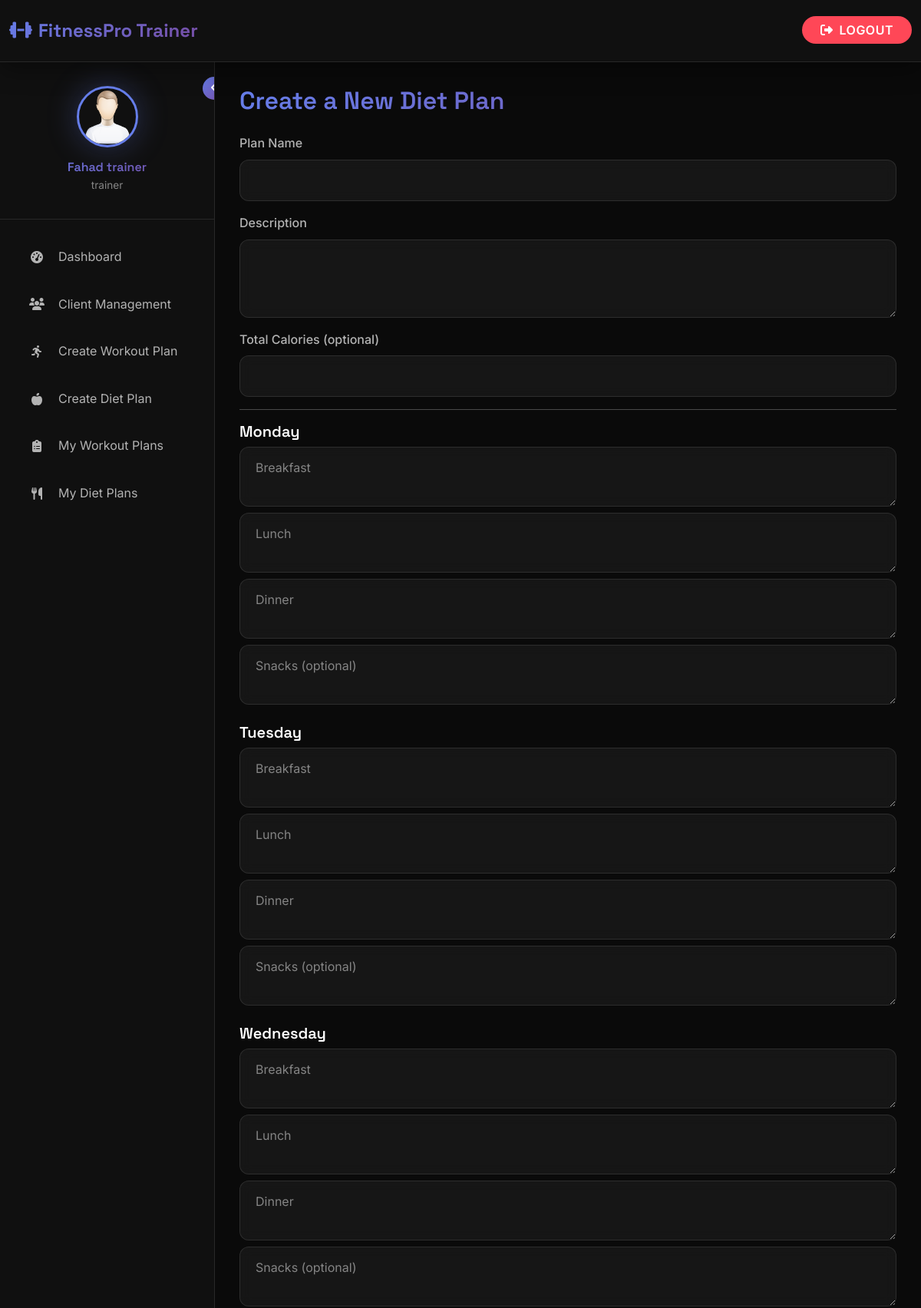
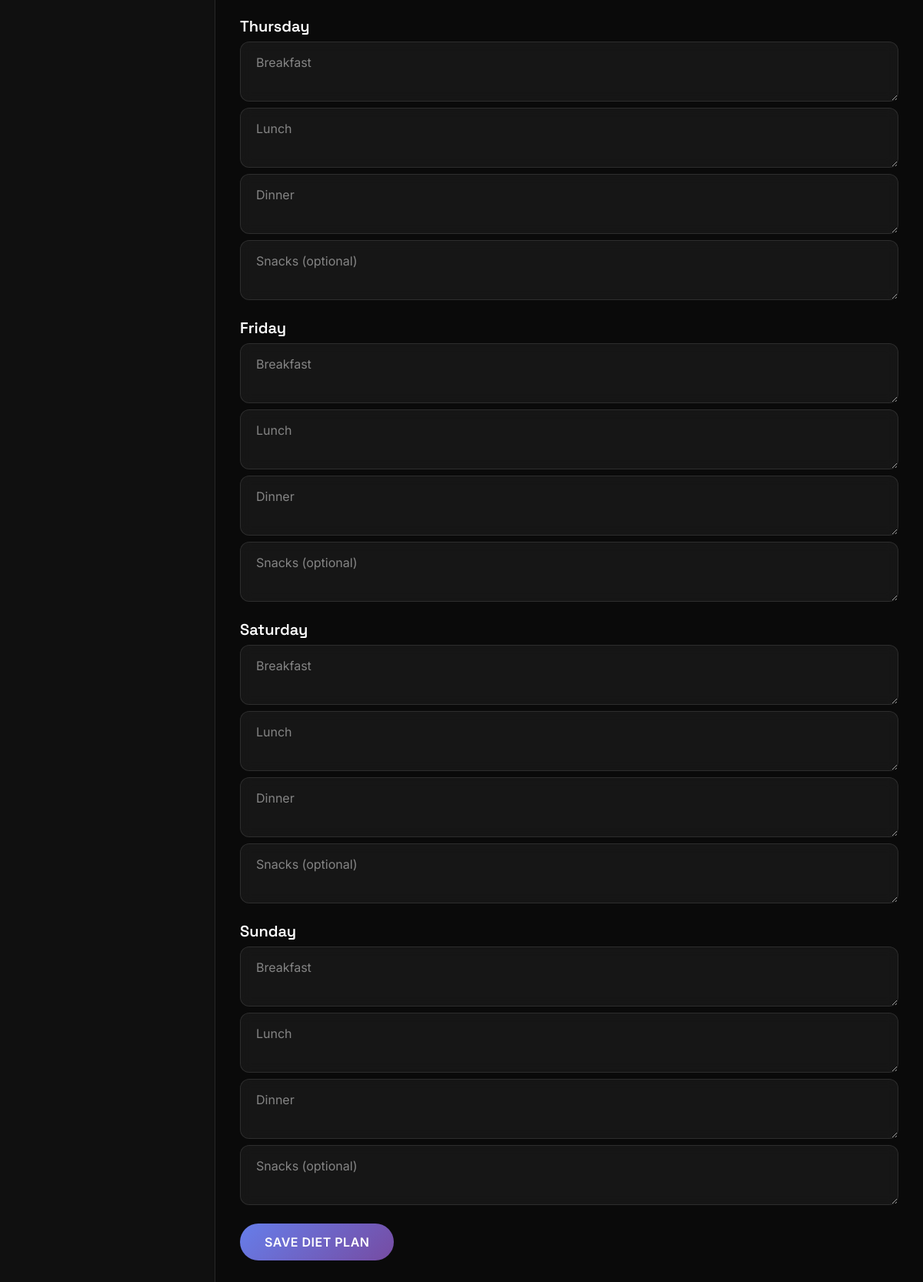
Screenshot of /trainer/create_diet_plan (signed in) with the database file from the repository (2 pictures, top to bottom).
### gym_management/gym_app/models.py (models this page shows, shortened)
class Trainer(models.Model):
    first_name = models.CharField(max_length=50)
    last_name = models.CharField(max_length=50)
    email = models.CharField(max_length=50, null=True, blank=True)
    phone_number = models.CharField(max_length=20)
    username = models.CharField(max_length=150, unique=True)
    password = models.CharField(max_length=100)
    specialization = models.CharField(max_length=200, null=True, blank=True)
    image = models.ImageField(upload_to="trainers/", default="trainers/default.png", null=True, blank=True)
    created_at = models.DateTimeField(auto_now_add=True)

### gym_management/gym_app/views.py (the view, shortened to what this page needs)
# urls.py: path('trainer/create_diet_plan', views.create_diet_plan, name='create_diet_plan'),
def create_diet_plan(request):
    if 'trainer_id' not in request.session:
        return redirect('/trainer_login')
    trainer = Trainer.objects.get(id=request.session['trainer_id'])
    return render(request, 'trainer/create_diet_plan.html', {'trainer': trainer, 'days_of_week': DAYS_OF_WEEK})

### gym_management/gym_app/context_processors.py (called while the page is built)
def logged_in_user(request):
    user = None
    trainer = None
    if request.session.get('user_id'):
        try:
            user = Gym_user.objects.get(id=request.session['user_id'])
        except Gym_user.DoesNotExist:
            user = None
    elif request.session.get('trainer_id'):
        try:
            trainer = Trainer.objects.get(id=request.session['trainer_id'])
        except Trainer.DoesNotExist:
            trainer = None
    return {'logged_in_user': user, 'logged_in_trainer': trainer}

def gym_info_context(request):
    gym_info = GymInfo.objects.first()
    return {
        'gym_info': gym_info
    }

### gym_management/gym_app/templates/trainer/create_diet_plan.html (shortened to what this page needs)
{% extends 'base_trainer.html' %}
{% block content %}
<h2 class="gradient-text mb-4">Create a New Diet Plan</h2>
<form method="post">
  <div class="mb-3">
    <label class="form-label">Plan Name</label>
    <input type="text" name="name" class="form-control" required>
  </div>
  <div class="mb-3">
    <label class="form-label">Description</label>
    <textarea name="description" class="form-control" rows="3"></textarea>
  </div>
  <div class="mb-3">
    <label class="form-label">Total Calories (optional)</label>
    <input type="number" name="total_calories" class="form-control">
  </div>
  <hr>
  {% for day in days_of_week %}
  <h5>{{ day }}</h5>
  <textarea name="breakfast_{{ day }}" class="form-control mb-2" placeholder="Breakfast"></textarea>
  <textarea name="lunch_{{ day }}" class="form-control mb-2" placeholder="Lunch"></textarea>
  <textarea name="dinner_{{ day }}" class="form-control mb-2" placeholder="Dinner"></textarea>
  <textarea name="snacks_{{ day }}" class="form-control mb-4" placeholder="Snacks (optional)"></textarea>
  {% endfor %}
  <button class="btn btn-primary">Save Diet Plan</button>
</form>
{% endblock %}

### gym_management/gym_app/templates/base_trainer.html (shortened to what this page needs)
{% load static %}
<!DOCTYPE html>
<html lang="en">
<head>
    <link href="https://cdn.jsdelivr.net/npm/bootstrap@5.3.2/dist/css/bootstrap.min.css" rel="stylesheet">
    <link rel="stylesheet" href="https://cdnjs.cloudflare.com/ajax/libs/font-awesome/6.5.0/css/all.min.css">
    <link href="https://unpkg.com/aos@2.3.1/dist/aos.css" rel="stylesheet">
</head>
<body>
    <div class="admin-wrapper">
        <nav class="navbar navbar-expand-lg admin-navbar">
            <div class="container-fluid">
                <a class="navbar-brand" href="{% url 'trainer_dashboard' %}">
                    <i class="fas fa-dumbbell me-2"></i>FitnessPro Trainer
                </a>
                <div class="ms-auto">
                    <a href="{% url 'logout' %}" class="logout-btn">
                        <i class="fas fa-sign-out-alt me-2"></i>Logout
                    </a>
                </div>
            </div>
        </nav>
        <aside class="admin-sidebar" id="adminSidebar">
            <button class="sidebar-toggle d-none d-lg-block" onclick="toggleSidebar()">
                <i class="fas fa-angle-left" id="toggleIcon"></i>
            </button>
            <div class="admin-user-info">
                <div class="admin-user-avatar-container" id="trainer-avatar-container">
                    {% if trainer.image %}
                        <img src="{{ trainer.image.url }}" class="admin-user-avatar" id="trainer-profile-avatar" alt="Trainer Avatar">
                    {% else %}
                        <img src="{% static 'images/find_user.png' %}" class="admin-user-avatar" id="trainer-profile-avatar" alt="Trainer Avatar">
                    {% endif %}
                </div>
                <div class="trainer-details">
                    <h6 class="gradient-text">{{ trainer.first_name }} {{ trainer.last_name }}</h6>
                    <small   style = "color : var(--text-muted)"  >{{ trainer.specialization|default:"Fitness Trainer" }}</small>
                </div>
            </div>
            <nav class="admin-nav">
                <div class="admin-nav-item">
                    <a href="{% url 'trainer_dashboard' %}" class="admin-nav-link {% if request.path == '/trainer/dashboard' %}active{% endif %}">
                        <i class="fas fa-tachometer-alt"></i>
                        <span>Dashboard</span>
                    </a>
                </div>
                <div class="admin-nav-item">
                    <a href="{% url 'trainer_clients' %}" class="admin-nav-link {% if request.path == '/trainer/clients' %}active{% endif %}">
                        <i class="fas fa-users"></i>
                        <span>Client Management</span>
                    </a>
                </div>
                <div class="admin-nav-item">
                    <a href="{% url 'create_workout_plan_page' %}" class="admin-nav-link {% if request.path == '/trainer/create-workout-plan' %}active{% endif %}">
                        <i class="fas fa-running"></i>
                        <span>Create Workout Plan</span>
                    </a>
                </div>
                <div class="admin-nav-item">
                    <a href="{% url 'create_diet_plan_page' %}" class="admin-nav-link {% if request.path == '/trainer/create-diet-plan' %}active{% endif %}">
                        <i class="fas fa-apple-alt"></i>
                        <span>Create Diet Plan</span>
                    </a>
                </div>
                <div class="admin-nav-item">
                    <a href="{% url 'trainer_workout_plans' %}" class="admin-nav-link {% if request.path == '/trainer/workout-plans' %}active{% endif %}">
                        <i class="fas fa-clipboard-list"></i>
                        <span>My Workout Plans</span>
                    </a>
                </div>
                <div class="admin-nav-item">
                    <a href="{% url 'trainer_diet_plans' %}" class="admin-nav-link {% if request.path == '/trainer/diet-plans' %}active{% endif %}">
                        <i class="fas fa-utensils"></i>
                        <span>My Diet Plans</span>
                    </a>
                </div>
            </nav>
        </aside>
        <main class="admin-content" id="adminContent">
            {% block content %}{% endblock %}
        </main>
    </div>
</body>
</html>

### rows the page displays
Trainer: image (placeholder picture), first_name "Fahad", last_name "trainer", specialization "trainer"

### other values shown
{{ day }} "Monday" "Tuesday" "Wednesday" "Thursday" "Friday" "Saturday" "Sunday"
